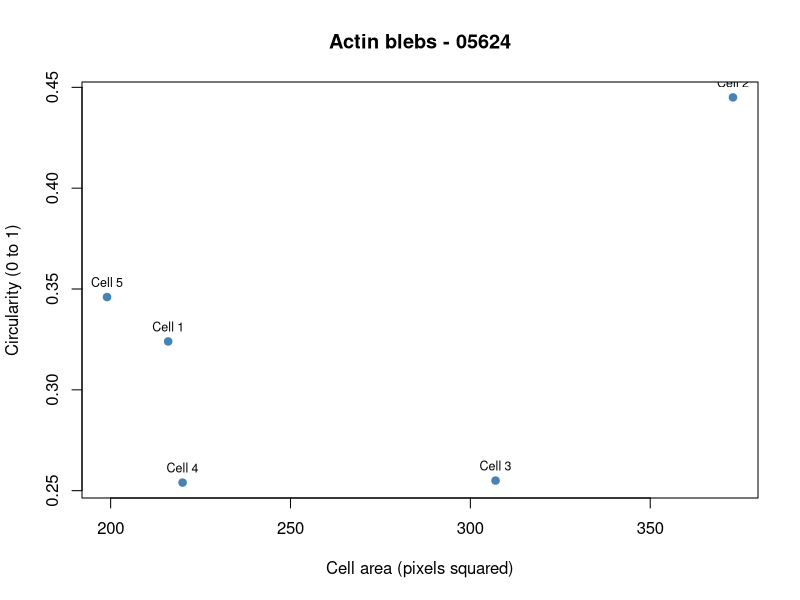
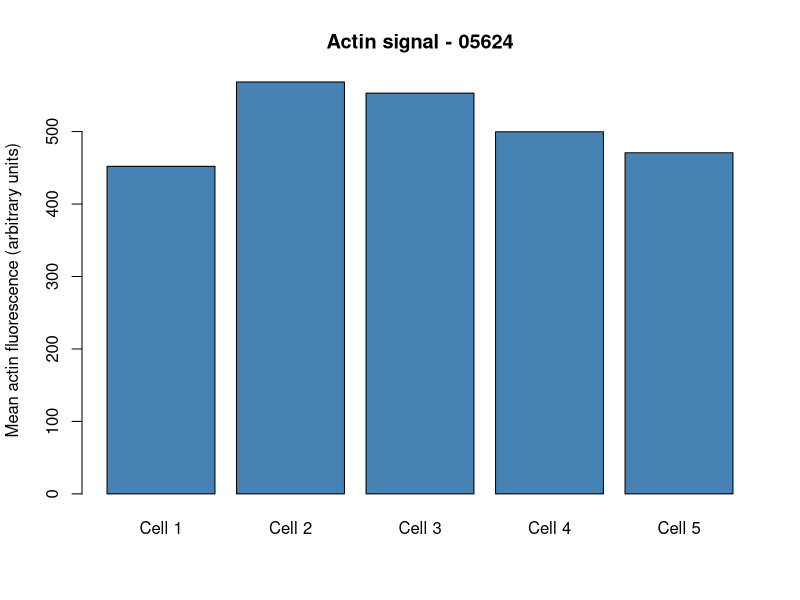

R code for these plots, in order:
# BBBC018 - Cytoskeleton and Cell Morphology
# Karp Chapter 9

# Selected phenotype and image ID
phenotype <- "Actin blebs"
image_id <- "05624"

# Enter Fiji measurements
d <- data.frame(
  Label = c(
    "05624-actin.DIB:0119-0062",
    "05624-actin.DIB:0092-0292",
    "05624-actin.DIB:0397-0310",
    "05624-actin.DIB:0391-0342",
    "05624-actin.DIB:0359-0345"
  ),
  Area = c(216, 373, 307, 220, 199),
  Mean = c(452.009, 568.389, 553.046, 499.650, 470.754),
  Circ = c(0.324, 0.445, 0.255, 0.254, 0.346),
  AR = c(4.012, 1.879, 4.436, 7.063, 3.747),
  Round = c(0.249, 0.532, 0.225, 0.142, 0.267),
  Solidity = c(0.618, 0.781, 0.573, 0.700, 0.668)
)

# Check measurements
if (nrow(d) != 5) {
  stop("Exactly five measured cells are required.")
}

d$Cell <- paste0("Cell ", seq_len(nrow(d)))

# Create output folders
dir.create("results", showWarnings = FALSE)
dir.create("figures", showWarnings = FALSE)

# Save numerical summary
s <- data.frame(
  phenotype = phenotype,
  image_id = image_id,
  cells_measured = nrow(d),
  mean_area_px2 = mean(d$Area),
  mean_circularity = mean(d$Circ),
  mean_aspect_ratio = mean(d$AR),
  mean_actin_signal = mean(d$Mean)
)

write.csv(
  s,
  "results/cell_summary.csv",
  row.names = FALSE
)

print(s)

# Figure 1: Cell area versus circularity
png("figures/area_vs_circularity.png",
    width = 900, height = 650)

plot(
  d$Area, d$Circ,
  pch = 19,
  col = "steelblue",
  xlab = "Cell area (pixels squared)",
  ylab = "Circularity (0 to 1)",
  main = paste(phenotype, "-", image_id)
)

text(
  d$Area, d$Circ,
  labels = d$Cell,
  pos = 3,
  cex = 0.75
)

dev.off()

# Figure 2: Mean actin fluorescence
png("figures/actin_intensity.png",
    width = 900, height = 650)

barplot(
  d$Mean,
  names.arg = d$Cell,
  col = "steelblue",
  ylab = "Mean actin fluorescence (arbitrary units)",
  main = paste("Actin signal -", image_id)
)

dev.off()

# Analysis completed
cat("\nAnalysis completed successfully!\n")
